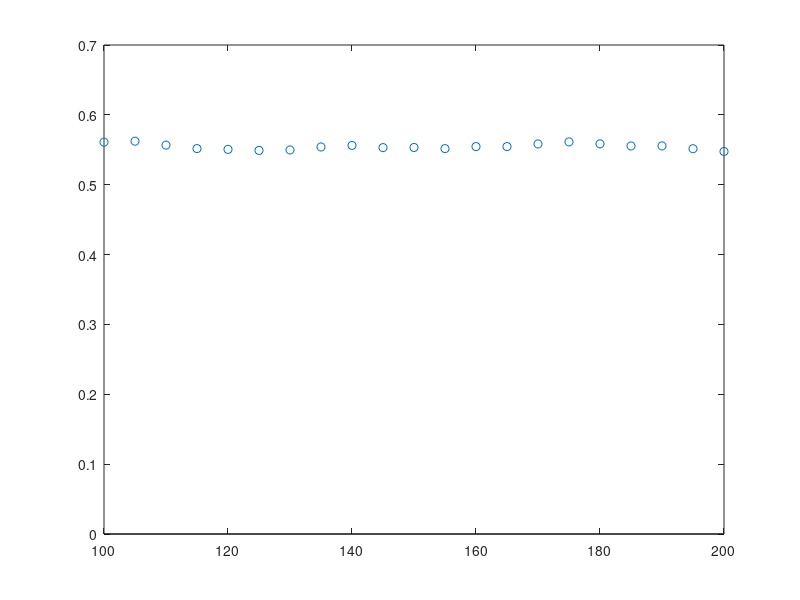

Reproduce this figure in MATLAB. (Note: this script raises an error after producing the figure.)
% frequency=[100 105 110 115 120 125 130 135 140 145 150 155 160 165 170 175 180 185 190 195 200];
% V1=[1700 1840 2000 2250 2540 2900 3390 3860 4550 5300 5920 6100 5900 5600 5200 5000 4950 4850 4600 4470 4400];
% V2=[-200 -100 100 350 620 900 1370 1890 2550 3370 4150 4300 3900 3170 2300 1590 1080 720 480 330 250];

frequency=[100 105 110 115 120 125 130 135 140 145 150 155 160 165 170 175 180 185 190 195 200];
V1=[2.9 3.34 3.83 4.32 4.90 5.48 5.8 6.05 6.38 6.56 6.54 6.3 6.4 6.5 6.22 5.95 5.97 5.91 5.65 5.35 5.35];
V2=[2.27 2.6 3.05 3.51 4 4.5 4.75 4.87 5.09 5.3 5.28 5.12 5.14 5.22 4.92 4.65 4.72 4.73 4.52 4.35 4.42];
%%
figure();
stem(frequency,V1./(V1+V2),'LineStyle','none')
hold on;

M1=3.93e-6; %  3.0711e-06
M2=3.23e-6;
M1/(M1+M2)
yline(M1/(M1+M2))
